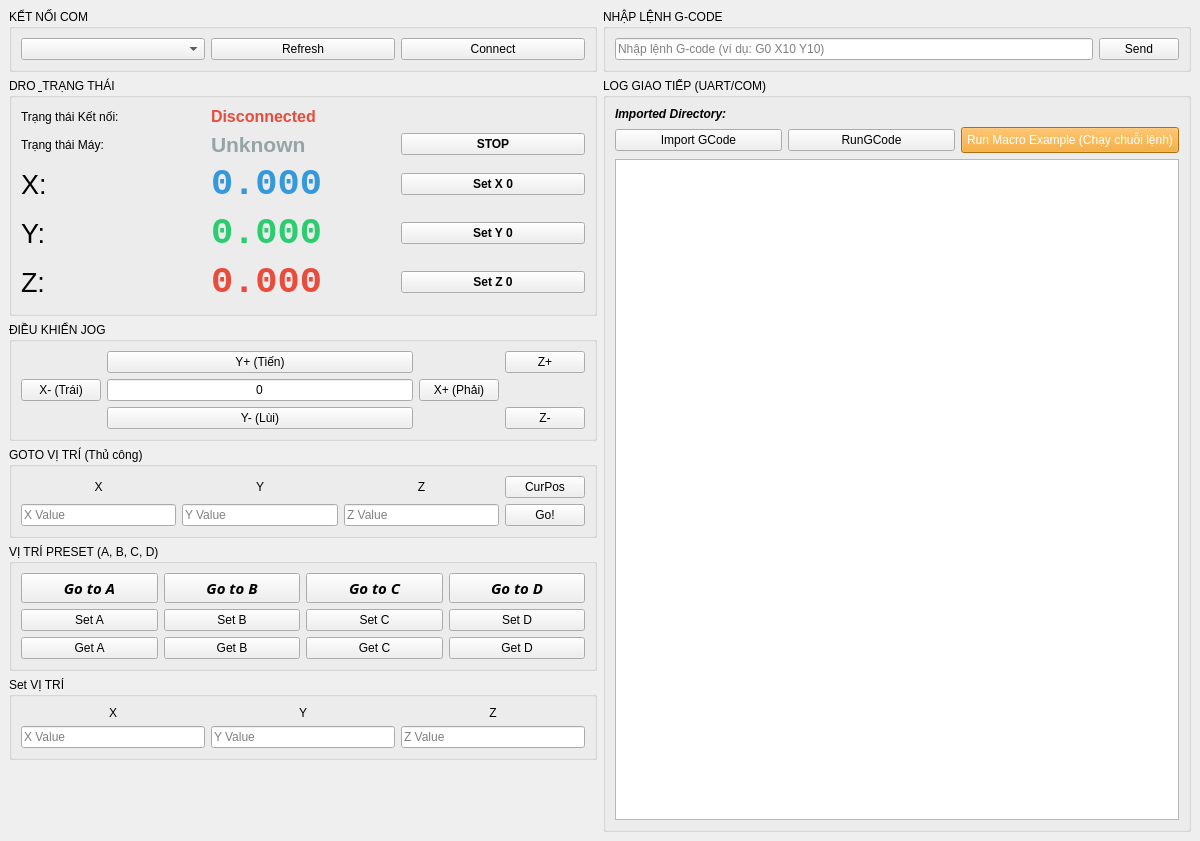
<?xml version="1.0" encoding="UTF-8"?>
<ui version="4.0">
 <class>MainWindow</class>
 <widget class="QMainWindow" name="MainWindow">
  <property name="geometry">
   <rect>
    <x>0</x>
    <y>0</y>
    <width>1200</width>
    <height>841</height>
   </rect>
  </property>
  <property name="windowTitle">
   <string>STM32 G-Code Controller</string>
  </property>
  <widget class="QWidget" name="centralwidget">
   <layout class="QHBoxLayout" name="horizontalLayout_main">
    <item>
     <layout class="QVBoxLayout" name="verticalLayout_control">
      <item>
       <widget class="QGroupBox" name="groupBox_connection">
        <property name="title">
         <string>KẾT NỐI COM</string>
        </property>
        <layout class="QHBoxLayout" name="horizontalLayout_com">
         <item>
          <widget class="QComboBox" name="portComboBox"/>
         </item>
         <item>
          <widget class="QPushButton" name="refreshButton">
           <property name="text">
            <string>Refresh</string>
           </property>
          </widget>
         </item>
         <item>
          <widget class="QPushButton" name="connectButton">
           <property name="text">
            <string>Connect</string>
           </property>
          </widget>
         </item>
        </layout>
       </widget>
      </item>
      <item>
       <widget class="QGroupBox" name="groupBox_dro">
        <property name="title">
         <string>DRO &amp; TRẠNG THÁI</string>
        </property>
        <layout class="QGridLayout" name="gridLayout_dro">
         <item row="1" column="2">
          <widget class="QPushButton" name="Stopbtn">
           <property name="font">
            <font>
             <weight>75</weight>
             <bold>true</bold>
            </font>
           </property>
           <property name="text">
            <string>STOP</string>
           </property>
          </widget>
         </item>
         <item row="0" column="1">
          <widget class="QLabel" name="statusLabel">
           <property name="font">
            <font>
             <pointsize>12</pointsize>
             <weight>75</weight>
             <bold>true</bold>
            </font>
           </property>
           <property name="styleSheet">
            <string>color: #e74c3c;</string>
           </property>
           <property name="text">
            <string>Disconnected</string>
           </property>
          </widget>
         </item>
         <item row="1" column="0">
          <widget class="QLabel" name="label_state_title">
           <property name="text">
            <string>Trạng thái Máy:</string>
           </property>
          </widget>
         </item>
         <item row="2" column="0">
          <widget class="QLabel" name="label_x_title">
           <property name="font">
            <font>
             <pointsize>20</pointsize>
            </font>
           </property>
           <property name="text">
            <string>X:</string>
           </property>
          </widget>
         </item>
         <item row="4" column="2">
          <widget class="QPushButton" name="SetY0Button">
           <property name="font">
            <font>
             <weight>75</weight>
             <bold>true</bold>
            </font>
           </property>
           <property name="text">
            <string>Set Y 0</string>
           </property>
          </widget>
         </item>
         <item row="0" column="0">
          <widget class="QLabel" name="label_status_title">
           <property name="text">
            <string>Trạng thái Kết nối:</string>
           </property>
          </widget>
         </item>
         <item row="6" column="0">
          <widget class="QLabel" name="label_z_title">
           <property name="font">
            <font>
             <pointsize>20</pointsize>
            </font>
           </property>
           <property name="text">
            <string>Z:</string>
           </property>
          </widget>
         </item>
         <item row="6" column="2">
          <widget class="QPushButton" name="SetZ0Button">
           <property name="font">
            <font>
             <weight>75</weight>
             <bold>true</bold>
            </font>
           </property>
           <property name="text">
            <string>Set Z 0</string>
           </property>
          </widget>
         </item>
         <item row="4" column="0">
          <widget class="QLabel" name="label_y_title">
           <property name="font">
            <font>
             <pointsize>20</pointsize>
            </font>
           </property>
           <property name="text">
            <string>Y:</string>
           </property>
          </widget>
         </item>
         <item row="2" column="2">
          <widget class="QPushButton" name="SetX0Button">
           <property name="font">
            <font>
             <weight>75</weight>
             <bold>true</bold>
            </font>
           </property>
           <property name="text">
            <string>Set X 0</string>
           </property>
          </widget>
         </item>
         <item row="2" column="1">
          <widget class="QLabel" name="xPosLabel">
           <property name="font">
            <font>
             <family>Consolas</family>
             <pointsize>28</pointsize>
             <weight>75</weight>
             <bold>true</bold>
            </font>
           </property>
           <property name="styleSheet">
            <string>color: #3498db;</string>
           </property>
           <property name="text">
            <string>0.000</string>
           </property>
          </widget>
         </item>
         <item row="4" column="1">
          <widget class="QLabel" name="yPosLabel">
           <property name="font">
            <font>
             <family>Consolas</family>
             <pointsize>28</pointsize>
             <weight>75</weight>
             <bold>true</bold>
            </font>
           </property>
           <property name="styleSheet">
            <string>color: #2ecc71;</string>
           </property>
           <property name="text">
            <string>0.000</string>
           </property>
          </widget>
         </item>
         <item row="1" column="1">
          <widget class="QLabel" name="stateLabel">
           <property name="font">
            <font>
             <pointsize>16</pointsize>
             <weight>75</weight>
             <bold>true</bold>
            </font>
           </property>
           <property name="styleSheet">
            <string>color: #95a5a6;</string>
           </property>
           <property name="text">
            <string>Unknown</string>
           </property>
          </widget>
         </item>
         <item row="6" column="1">
          <widget class="QLabel" name="zPosLabel">
           <property name="font">
            <font>
             <family>Consolas</family>
             <pointsize>28</pointsize>
             <weight>75</weight>
             <bold>true</bold>
            </font>
           </property>
           <property name="styleSheet">
            <string>color: #e74c3c;</string>
           </property>
           <property name="text">
            <string>0.000</string>
           </property>
          </widget>
         </item>
        </layout>
       </widget>
      </item>
      <item>
       <widget class="QGroupBox" name="groupBox_jog">
        <property name="title">
         <string>ĐIỀU KHIỂN JOG</string>
        </property>
        <layout class="QGridLayout" name="gridLayout_jog">
         <item row="0" column="1">
          <widget class="QPushButton" name="jogYPlusButton">
           <property name="text">
            <string>Y+ (Tiến)</string>
           </property>
          </widget>
         </item>
         <item row="1" column="0">
          <widget class="QPushButton" name="jogXMinusButton">
           <property name="text">
            <string>X- (Trái)</string>
           </property>
          </widget>
         </item>
         <item row="1" column="2">
          <widget class="QPushButton" name="jogXPlusButton">
           <property name="text">
            <string>X+ (Phải)</string>
           </property>
          </widget>
         </item>
         <item row="2" column="1">
          <widget class="QPushButton" name="jogYMinusButton">
           <property name="text">
            <string>Y- (Lùi)</string>
           </property>
          </widget>
         </item>
         <item row="2" column="3">
          <widget class="QPushButton" name="jogZMinusButton">
           <property name="text">
            <string>Z-</string>
           </property>
          </widget>
         </item>
         <item row="1" column="1">
          <widget class="QLineEdit" name="txt_input_intervalDistance">
           <property name="layoutDirection">
            <enum>Qt::LeftToRight</enum>
           </property>
           <property name="inputMethodHints">
            <set>Qt::ImhDigitsOnly|Qt::ImhFormattedNumbersOnly|Qt::ImhPreferNumbers</set>
           </property>
           <property name="text">
            <string>0</string>
           </property>
           <property name="alignment">
            <set>Qt::AlignCenter</set>
           </property>
           <property name="placeholderText">
            <string/>
           </property>
          </widget>
         </item>
         <item row="0" column="3">
          <widget class="QPushButton" name="jogZPlusButton">
           <property name="text">
            <string>Z+</string>
           </property>
          </widget>
         </item>
        </layout>
       </widget>
      </item>
      <item>
       <widget class="QGroupBox" name="groupBox_manual_goto">
        <property name="title">
         <string>GOTO VỊ TRÍ (Thủ công)</string>
        </property>
        <layout class="QGridLayout" name="gridLayout_manual_goto">
         <item row="0" column="0">
          <widget class="QLabel" name="label_goto_X">
           <property name="text">
            <string>X</string>
           </property>
           <property name="alignment">
            <set>Qt::AlignCenter</set>
           </property>
          </widget>
         </item>
         <item row="0" column="1">
          <widget class="QLabel" name="label_goto_Y">
           <property name="text">
            <string>Y</string>
           </property>
           <property name="alignment">
            <set>Qt::AlignCenter</set>
           </property>
          </widget>
         </item>
         <item row="0" column="2">
          <widget class="QLabel" name="label_goto_Z">
           <property name="text">
            <string>Z</string>
           </property>
           <property name="alignment">
            <set>Qt::AlignCenter</set>
           </property>
          </widget>
         </item>
         <item row="1" column="0">
          <widget class="QLineEdit" name="txt_input_goto_X">
           <property name="placeholderText">
            <string>X Value</string>
           </property>
          </widget>
         </item>
         <item row="1" column="1">
          <widget class="QLineEdit" name="txt_input_goto_Y">
           <property name="placeholderText">
            <string>Y Value</string>
           </property>
          </widget>
         </item>
         <item row="1" column="2">
          <widget class="QLineEdit" name="txt_input_goto_Z">
           <property name="placeholderText">
            <string>Z Value</string>
           </property>
          </widget>
         </item>
         <item row="1" column="3">
          <widget class="QPushButton" name="btn_manual_goto">
           <property name="text">
            <string>Go!</string>
           </property>
          </widget>
         </item>
         <item row="0" column="3">
          <widget class="QPushButton" name="CurrentPosButton">
           <property name="text">
            <string>CurPos</string>
           </property>
          </widget>
         </item>
        </layout>
       </widget>
      </item>
      <item>
       <widget class="QGroupBox" name="groupBox_preset">
        <property name="title">
         <string>VỊ TRÍ PRESET (A, B, C, D)</string>
        </property>
        <layout class="QGridLayout" name="gridLayout_preset">
         <item row="0" column="1">
          <widget class="QPushButton" name="gotoBButton">
           <property name="font">
            <font>
             <family>Segoe UI Black</family>
             <pointsize>11</pointsize>
             <weight>75</weight>
             <italic>true</italic>
             <bold>true</bold>
            </font>
           </property>
           <property name="text">
            <string>Go to B</string>
           </property>
          </widget>
         </item>
         <item row="0" column="0">
          <widget class="QPushButton" name="gotoAButton">
           <property name="font">
            <font>
             <family>Segoe UI Black</family>
             <pointsize>11</pointsize>
             <weight>75</weight>
             <italic>true</italic>
             <bold>true</bold>
            </font>
           </property>
           <property name="text">
            <string>Go to A</string>
           </property>
          </widget>
         </item>
         <item row="1" column="1">
          <widget class="QPushButton" name="setBButton">
           <property name="text">
            <string>Set B</string>
           </property>
          </widget>
         </item>
         <item row="0" column="2">
          <widget class="QPushButton" name="gotoCButton">
           <property name="font">
            <font>
             <family>Segoe UI Black</family>
             <pointsize>11</pointsize>
             <weight>75</weight>
             <italic>true</italic>
             <bold>true</bold>
            </font>
           </property>
           <property name="text">
            <string>Go to C</string>
           </property>
          </widget>
         </item>
         <item row="1" column="2">
          <widget class="QPushButton" name="setCButton">
           <property name="text">
            <string>Set C</string>
           </property>
          </widget>
         </item>
         <item row="0" column="3">
          <widget class="QPushButton" name="gotoDButton">
           <property name="font">
            <font>
             <family>Segoe UI Black</family>
             <pointsize>11</pointsize>
             <weight>75</weight>
             <italic>true</italic>
             <bold>true</bold>
            </font>
           </property>
           <property name="text">
            <string>Go to D</string>
           </property>
          </widget>
         </item>
         <item row="1" column="0">
          <widget class="QPushButton" name="setAButton">
           <property name="text">
            <string>Set A</string>
           </property>
          </widget>
         </item>
         <item row="1" column="3">
          <widget class="QPushButton" name="setDButton">
           <property name="text">
            <string>Set D</string>
           </property>
          </widget>
         </item>
         <item row="2" column="0">
          <widget class="QPushButton" name="getAButton">
           <property name="text">
            <string>Get A</string>
           </property>
          </widget>
         </item>
         <item row="2" column="1">
          <widget class="QPushButton" name="getBButton">
           <property name="text">
            <string>Get B</string>
           </property>
          </widget>
         </item>
         <item row="2" column="2">
          <widget class="QPushButton" name="getCButton">
           <property name="text">
            <string>Get C</string>
           </property>
          </widget>
         </item>
         <item row="2" column="3">
          <widget class="QPushButton" name="getDButton">
           <property name="text">
            <string>Get D</string>
           </property>
          </widget>
         </item>
        </layout>
       </widget>
      </item>
      <item>
       <widget class="QGroupBox" name="groupBox_manual_set">
        <property name="title">
         <string>Set VỊ TRÍ </string>
        </property>
        <layout class="QGridLayout" name="gridLayout_manual_set">
         <item row="0" column="0">
          <widget class="QLabel" name="label_set_X">
           <property name="text">
            <string>X</string>
           </property>
           <property name="alignment">
            <set>Qt::AlignCenter</set>
           </property>
          </widget>
         </item>
         <item row="0" column="1">
          <widget class="QLabel" name="label_set_Y">
           <property name="text">
            <string>Y</string>
           </property>
           <property name="alignment">
            <set>Qt::AlignCenter</set>
           </property>
          </widget>
         </item>
         <item row="0" column="2">
          <widget class="QLabel" name="label_set_Z">
           <property name="text">
            <string>Z</string>
           </property>
           <property name="alignment">
            <set>Qt::AlignCenter</set>
           </property>
          </widget>
         </item>
         <item row="1" column="0">
          <widget class="QLineEdit" name="txt_input_set_X">
           <property name="placeholderText">
            <string>X Value</string>
           </property>
          </widget>
         </item>
         <item row="1" column="1">
          <widget class="QLineEdit" name="txt_input_set_Y">
           <property name="placeholderText">
            <string>Y Value</string>
           </property>
          </widget>
         </item>
         <item row="1" column="2">
          <widget class="QLineEdit" name="txt_input_set_Z">
           <property name="placeholderText">
            <string>Z Value</string>
           </property>
          </widget>
         </item>
        </layout>
       </widget>
      </item>
      <item>
       <spacer name="verticalSpacer">
        <property name="orientation">
         <enum>Qt::Vertical</enum>
        </property>
        <property name="sizeHint" stdset="0">
         <size>
          <width>20</width>
          <height>40</height>
         </size>
        </property>
       </spacer>
      </item>
     </layout>
    </item>
    <item>
     <layout class="QVBoxLayout" name="verticalLayout_log">
      <item>
       <widget class="QGroupBox" name="groupBox_gcode">
        <property name="title">
         <string>NHẬP LỆNH G-CODE</string>
        </property>
        <layout class="QHBoxLayout" name="horizontalLayout_gcode">
         <item>
          <widget class="QLineEdit" name="gcodeInput">
           <property name="placeholderText">
            <string>Nhập lệnh G-code (ví dụ: G0 X10 Y10)</string>
           </property>
          </widget>
         </item>
         <item>
          <widget class="QPushButton" name="sendButton">
           <property name="text">
            <string>Send</string>
           </property>
          </widget>
         </item>
        </layout>
       </widget>
      </item>
      <item>
       <widget class="QGroupBox" name="groupBox_log">
        <property name="title">
         <string>LOG GIAO TIẾP (UART/COM)</string>
        </property>
        <layout class="QVBoxLayout" name="verticalLayout_log_text">
         <item>
          <widget class="QLabel" name="ImportedDirectory">
           <property name="sizePolicy">
            <sizepolicy hsizetype="Expanding" vsizetype="Preferred">
             <horstretch>0</horstretch>
             <verstretch>0</verstretch>
            </sizepolicy>
           </property>
           <property name="font">
            <font>
             <weight>75</weight>
             <italic>true</italic>
             <bold>true</bold>
            </font>
           </property>
           <property name="text">
            <string>Imported Directory:</string>
           </property>
          </widget>
         </item>
         <item>
          <layout class="QHBoxLayout" name="horizontalLayout">
           <item>
            <widget class="QPushButton" name="importButton">
             <property name="text">
              <string>Import GCode</string>
             </property>
            </widget>
           </item>
           <item>
            <widget class="QPushButton" name="RunGCodeButton">
             <property name="text">
              <string>RunGCode</string>
             </property>
            </widget>
           </item>
           <item>
            <widget class="QPushButton" name="runMacroButton">
             <property name="styleSheet">
              <string>background-color: #f39c12; color: white; padding: 5px;</string>
             </property>
             <property name="text">
              <string>Run Macro Example (Chạy chuỗi lệnh)</string>
             </property>
            </widget>
           </item>
          </layout>
         </item>
         <item>
          <widget class="QTextEdit" name="logTextEdit">
           <property name="readOnly">
            <bool>true</bool>
           </property>
          </widget>
         </item>
        </layout>
       </widget>
      </item>
     </layout>
    </item>
   </layout>
  </widget>
 </widget>
 <resources/>
 <connections/>
</ui>
